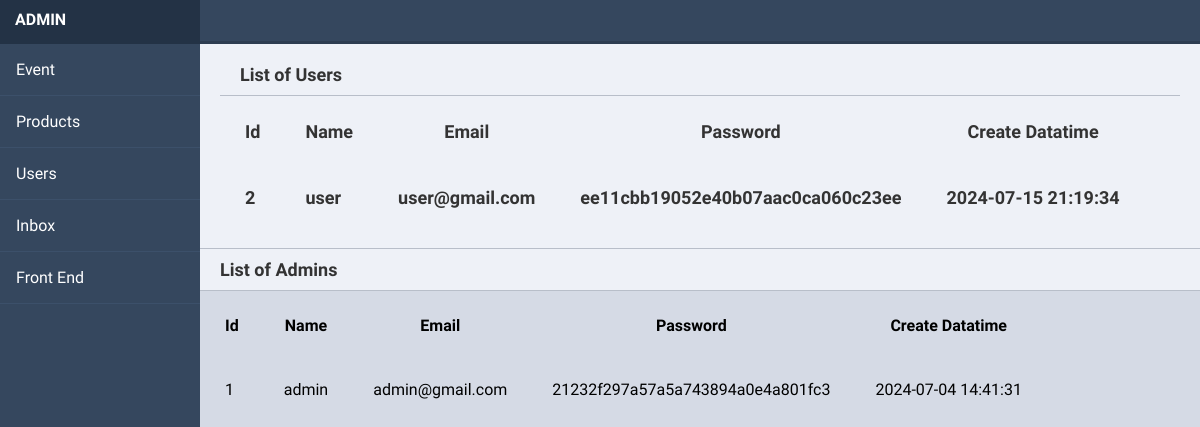
/users.php (signed in), run on an earlier commit of the app's database.
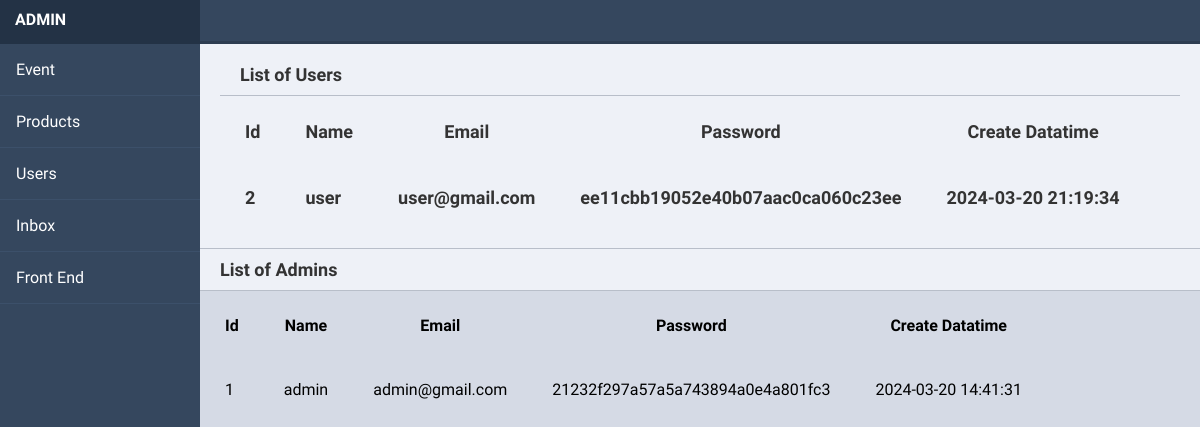
And on a later commit of the database.
### tables this page shows
CREATE TABLE `user` (
  `userID` int(11) NOT NULL,
  `username` varchar(50) NOT NULL,
  `email` varchar(50) NOT NULL,
  `usertype` varchar(20) NOT NULL,
  `password` varchar(50) NOT NULL,
  `create_datetime` datetime NOT NULL
);

### model.php (called while the page is built, shortened)
<?php
Class Model{
    private $server = "localhost";
    private $username="root";
private $password;
    private $db = "hikedb";
    private $conn;
    public function __construct(){
        try{
    $this->conn = new mysqli($this->server,$this->username,$this->password, $this->db);
}catch (Exception $e){
    echo "connection failed" . $e->getMessage();
}
    }
public function fetchusers(){
    $data=null;
    $query="Select * from user where usertype='user'";
    if($sql=$this->conn->query($query)){
        while($row=mysqli_fetch_assoc($sql)){
            $data[]=$row;
        }
    }
    return $data;
}
public function fetchadmin(){
    $data=null;
    $query="Select * from user where usertype='admin'";
    if($sql=$this->conn->query($query)){
        while($row=mysqli_fetch_assoc($sql)){
            $data[]=$row;
        }
    }
    return $data;
}
}
?>

### users.php (the view, shortened to what this page needs)
<!DOCTYPE html>
<!DOCTYPE html>
<html>
	<head>
		<link rel="stylesheet" href="css/dashboard.css">
	</head>
	<body>
		<div class="header">
		</div>
		<div class="side-nav">
			<div class="logo">
				<span> <?php echo $_SESSION['username']; ?></span>
			</div>
			<?php include("sidebar.php") ?>
		</div>
		<div class="main-content">
			<div class="title">
					<div class="title">List of Users</div>
					<table cellpadding="20" cellspacing="5">
<tr>
<th>Id</th>
<th>Name</th>
<th>Email</th>
<th>Password</th>
<th>Create Datatime</th>
</tr>
<?php
include 'model.php';
$model= new Model();
$rows= $model->fetchusers();
				if(!empty($rows)){
                    foreach($rows as $row){
                        ?>
                        <tr>
							<td><?php echo $row['userID']; ?></td>
                            <td><?php echo $row['username']; ?></td>
                            <td><?php echo $row['email']; ?></td>
                            <td><?php echo $row['password']; ?></td>
                            <td><?php echo $row['create_datetime']; ?></td>
						<?php
                    }
                }else{
                    echo "IT IS NOT REGISTRED ANY User...";
                }
			?>
</table></div>
<div class="title">List of Admins</div>
					<table cellpadding="20" cellspacing="5">
<tr>
<th>Id</th>
<th>Name</th>
<th>Email</th>
<th>Password</th>
<th>Create Datatime</th>
</tr>
<?php
$rows= $model->fetchadmin();
				if(!empty($rows)){
                    foreach($rows as $row){
                        ?>
                        <tr>
							<td><?php echo $row['userID']; ?></td>
                            <td><?php echo $row['username']; ?></td>
                            <td><?php echo $row['email']; ?></td>
                            <td><?php echo $row['password']; ?></td>
                            <td><?php echo $row['create_datetime']; ?></td>
						<?php
                    }
                }else{
                    echo "IT IS NOT REGISTRED ANY User...";
                }
			?>
</table></div>
	</body>

What changed in the data, as far as the page shows it:
changed user "user": create_datetime "2024-07-15 21:19:34" → "2024-03-20 21:19:34"
changed user "admin": create_datetime "2024-07-04 14:41:31" → "2024-03-20 14:41:31"
